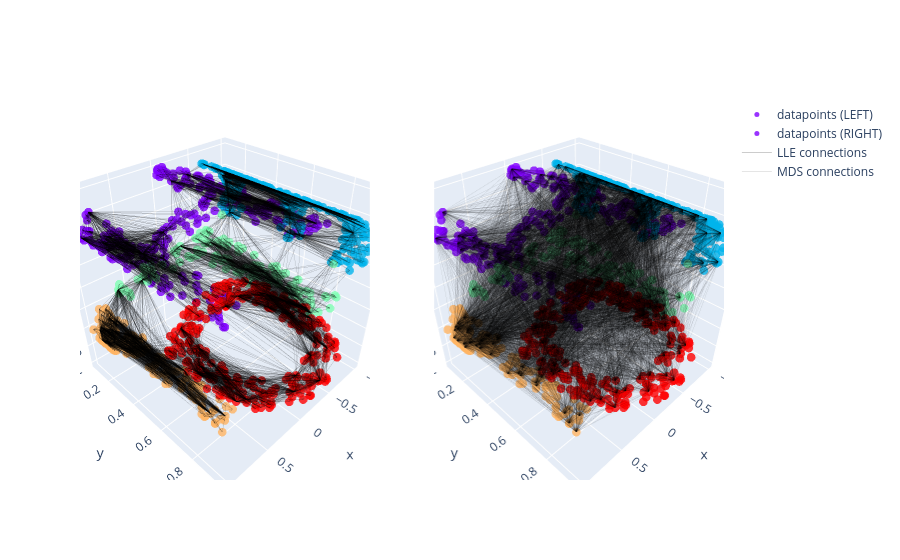

The code cell stored with this chart in its notebook:
### Markdown cell above
#Connections Visualization

### Code cell
#@title Pairwise distances
import matplotlib.pyplot as plt
import seaborn as sns; sns.set()
import numpy as np

def make_hello(N=1000, rseed=42):
  # Make a plot with "HELLO" text; save as PNG
  fig, ax = plt.subplots(figsize=(4, 1))
  fig.subplots_adjust(left=0, right=1, bottom=0, top=1)
  ax.axis('off')
  ax.text(0.5, 0.4, 'HELLO', va='center', ha='center', weight='bold', size=85)
  fig.savefig('hello.png')
  plt.close(fig)
  # Open this PNG and draw random points from it
  from matplotlib.image import imread
  data = imread('hello.png')[::-1, :, 0].T
  rng = np.random.RandomState(rseed)
  X = rng.rand(4 * N, 2)
  i, j = (X * data.shape).astype(int).T
  mask = (data[i, j] < 1)
  X = X[mask]
  X[:, 0] *= (data.shape[0] / data.shape[1])
  X = X[:N]
  return X[np.argsort(X[:, 0])]

X = make_hello(1000)
colorize = dict(c=X[:, 0], cmap=plt.cm.get_cmap('rainbow', 5))

import numpy as np

# arrange "hello" in non-linear, S-shaped way
def make_hello_s_curve(X):
  t = (X[:, 0] - 2) * 0.75 * np.pi
  x = np.sin(t)
  y = X[:, 1]
  z = np.sign(t) * (np.cos(t) - 1)
  return np.vstack((x, y, z)).T
XS = make_hello_s_curve(X)

from plotly.subplots import make_subplots
import plotly.graph_objects as go
colors = ['rgb(' + np.array2string(c[:-1], formatter={'float_kind':lambda x:  "%.0f" % (x * 255)}, separator=',')[1:-1] + ')' for c in colorize['cmap'](0.255*colorize['c'])]

fig = make_subplots(rows=1, cols=2, specs=[[{"type": "scene"}, {"type": "scene"}]])

fig.add_trace(go.Scatter3d(x=XS[:, 0], y=XS[:, 1], z=XS[:, 2],
                           mode='markers', name='datapoints (LEFT)',
                           marker=dict(
                              size=5,
                              opacity=0.8,
                              color=colors
                            )
                           ), row=1, col=1)
fig.add_trace(go.Scatter3d(x=XS[:, 0], y=XS[:, 1], z=XS[:, 2],
                           mode='markers', name='datapoints (RIGHT)',
                           marker=dict(
                              size=5,
                              opacity=0.8,
                              color=colors
                            )
                           ), row=1, col=2)

# construct lines for LLE
from sklearn.neighbors import NearestNeighbors

N_neighbours = 100

rng = np.random.RandomState(42)
ind = rng.permutation(len(X))
nbrs = NearestNeighbors(n_neighbors=N_neighbours, radius=100.0).fit(XS).kneighbors(XS[ind[:100]])[1]
lines_LLE = []
for i in range(100):
  for j in nbrs[i]:
    lines_LLE = lines_LLE + [XS[ind[i]], XS[j], np.array([None, None, None])]
lines_LLE = np.array(lines_LLE)

fig.add_trace(go.Scatter3d(
    x=lines_LLE[:, 0],
    y=lines_LLE[:, 1],
    z=lines_LLE[:, 2],
    mode='lines', opacity=0.2,
    line={'color': 'rgb(0,0,0)', 'width': 1},
    name='LLE connections'
), row=1, col=1)

# construct lines for MDS
lines_MDS = []
for i in ind[:100]:
  for j in ind[100:200]:
    lines_MDS = lines_MDS + [XS[i], XS[j], np.array([None, None, None])]
lines_MDS = np.array(lines_MDS)

fig.add_trace(go.Scatter3d(
    x=lines_MDS[:, 0],
    y=lines_MDS[:, 1],
    z=lines_MDS[:, 2],
    mode='lines', opacity=0.1,
    line={'color': 'rgb(0,0,0)', 'width': 1},
    name='MDS connections'
), row=1, col=2)

fig.show()

### Figure 1 — Plotly figure (JSON) as saved in the notebook; plotly's stock layout.template omitted (floating-point values rounded to 4 significant figures; data arrays with more than 128 entries replaced by an {"elided": "..."} marker saying what was removed)
{"data": [{"marker": {"color": {"elided": "1000 str values"}, "opacity": 0.8, "size": 5}, "mode": "markers", "name": "datapoints (LEFT)", "scene": "scene", "type": "scatter3d", "x": {"elided": "1000 float values"}, "y": {"elided": "1000 float values"}, "z": {"elided": "1000 float values"}}, {"marker": {"color": {"elided": "1000 str values"}, "opacity": 0.8, "size": 5}, "mode": "markers", "name": "datapoints (RIGHT)", "scene": "scene2", "type": "scatter3d", "x": {"elided": "1000 float values"}, "y": {"elided": "1000 float values"}, "z": {"elided": "1000 float values"}}, {"line": {"color": "rgb(0,0,0)", "width": 1}, "mode": "lines", "name": "LLE connections", "opacity": 0.2, "scene": "scene", "type": "scatter3d", "x": {"elided": "30000 float values"}, "y": {"elided": "30000 float values"}, "z": {"elided": "30000 float values"}}, {"line": {"color": "rgb(0,0,0)", "width": 1}, "mode": "lines", "name": "MDS connections", "opacity": 0.1, "scene": "scene2", "type": "scatter3d", "x": {"elided": "30000 float values"}, "y": {"elided": "30000 float values"}, "z": {"elided": "30000 float values"}}], "layout": {"scene": {"domain": {"x": [0, 0.45], "y": [0, 1]}}, "scene2": {"domain": {"x": [0.55, 1], "y": [0, 1]}}}}
